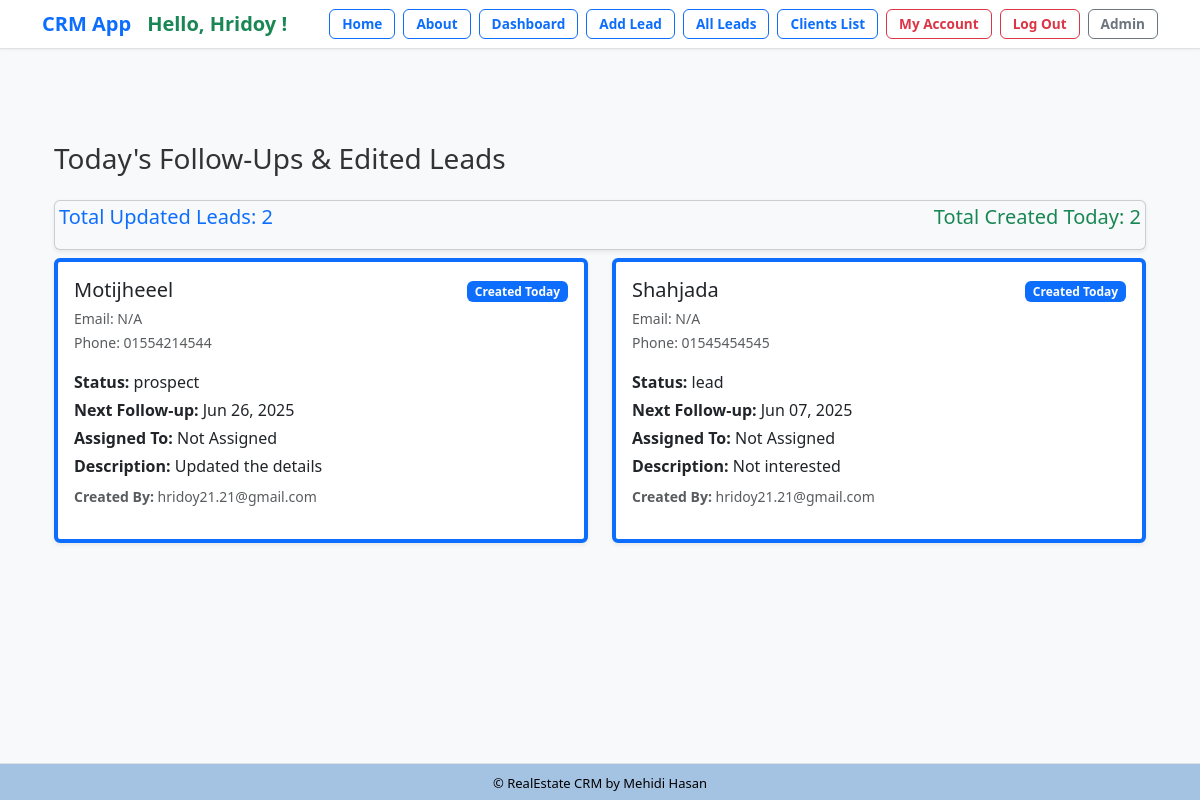
Screenshot of /followups/today/ (signed in) with the database file from the repository.
### lead/models.py (models this page shows, shortened)
class Lead(models.Model):
    LEAD_STAGE_CHOICES = (
        ('lead', 'Lead'),
        ('prospect', 'Prospect'),
        ('high_prospect', 'High Prospect'),
        ('sold_onboard', 'Sold/On-board'),
        ('hold', 'Hold'),
        ('lost', 'Lost'),
        ('junk', 'Junk'),
    )
    PROFESSION_CHOICES = (
        ('doctor', 'Doctor'),
        ('artist', 'Artist'),
        ('engineer', 'Engineer'),
        ('teacher', 'Teacher'),
        ('student', 'Student'),
        ('other', 'Other'),
    )
    PROJECT_CHOICES = (
        ('grand', 'Grand'),
        ('majestic', 'Majestic'),
        ('skyvilla', 'Skyvilla'),
        ('maxus', 'Maxus'),
        ('other', 'Other'),
    )
    PROPERTY_STATUS_CHOICES = (
        ('ready', 'Ready'),
        ('initial', 'Initial'),
        ('going', 'Going'),
    )
    PREFERRED_LOCATION_CHOICES = (
        ('banani', 'Banani'),
        ('gulshan', 'Gulshan'),
        ('badda', 'Badda'),
        ('dhanmondi', 'Dhanmondi'),
        ('other', 'Other'),
    )
    COMPANY_CHOICES = (
        ('rupayanhousing', 'Rupayan Housing'),
        ('rupayancityuttara', 'Rupayan City Uttara'),
        ('other', 'Other'),
    )
    INTERESTED_PROJECT_BUILDING_CHOICES = (
        ('grand-building-12', 'Grand Building 12'),
        ('majestic-building-5', 'Majestic Building 5'),
        ('skyvilla-building-3', 'Skyvilla Building 3'),
        ('maxus-building-8', 'Maxus Building 8'),
        ('other', 'Other'),
    )
    UNIT_SIZE_CHOICES = (
        ('2000-2500', '2000-2500 sqft'),
        ('200-300', '200-300 sqft'),
        ('300-400', '300-400 sqft'),
        ('2500-3000', '2500-3000 sqft'),
        ('3000-3500', '3000-3500 sqft'),
        ('3500-4000', '3500-4000 sqft'),
        ('4000+', '4000+ sqft'),
        ('other', 'Other'),
    )
    PREFERENCE_FLOOR = (
        ('1st', '1st Floor'),
        ('2nd', '2nd Floor'),
        ('3rd', '3rd Floor'),
        ('4th', '4th Floor'),
        ('5th', '5th Floor'),
        ('6th', '6th Floor'),
        ('7th', '7th Floor'),
        ('8th', '8th Floor'),
        ('9th', '9th Floor'),
        ('10th', '10th Floor'),
        ('11th', '11th Floor'),
        ('12th', '12th Floor'),
        ('13th', '13th Floor'),
        ('14th', '14th Floor'),
        ('15th', '15th Floor'),
    )
    FACING_CHOICES = (
        ('east', 'East'),
        ('west', 'West'),
        ('north', 'North'),
        ('south', 'South'),
        ('north-east', 'North-East'),
        ('north-west', 'North-West'),
        ('south-east', 'South-East'),
        ('south-west', 'South-West'),
        ('other', 'Other'),
    )
    VIEW_CHOICES = (
        ('road', 'Road'),
        ('park', 'Park'),
        ('lake', 'Lake'),
        ('city', 'City'),
        ('other', 'Other'),
    )
    BUDGET_CHOICES = (
        ('less-than-50-lakh', 'Less than 50 Lakh'),
        ('less-than-1-crore', 'Less than 1 Crore'),
        ('1-crore-to-2-crore', '1 Crore to 2 Crore'),
        ('2-crore-to-3-crore', '2 Crore to 3 Crore'),
        ('3-crore-to-4-crore', '3 Crore to 4 Crore'),
        ('4-crore-to-5-crore', '4 Crore to 5 Crore'),
        ('more-than-5-crore', 'More than 5 Crore'),
        ('other', 'Other'),
    )
    LEAD_SOURCE_CHOICES = (
        ('sgl', 'SGL'),
        ('walkin', 'Walk-in'),
        ('other', 'Other'),
    )
    SUB_SOURCE_CHOICES = (
        ('ownsource', 'Own Source'),
        ('referral', 'Referral'),
        ('doorto-door', 'Door to Door'),
        ('social-media', 'Social Media'),
        ('online-advertisement', 'Online Advertisement'),
        ('other', 'Other'),
    )
    TEAM_LEADER_CHOICES = (
        ('iktadul', 'Iktadul'),
        ('salman', 'Salman'),
        ('other', 'Other'),
    )
    FOLLOWUP_STATUS_CHOICES = (
        ('call', 'Call'),
        ('email', 'Email'),
        ('int Meeting', 'Int Meeting'),
        ('Ext Meeting', 'Ext Meeting'),
        ('project visit', 'Project Visit'),
        ('sold', 'Sold'),
        ('onboard', 'On-board'),
        ('junk', 'Junk'),
    )
    name = models.CharField("Name", max_length=50)
    team = models.ForeignKey(Team, on_delete=models.CASCADE, null=True, blank=True)
    phone = models.CharField(
    "Phone",
        max_length=11,
        unique=True,
        validators=[
            RegexValidator(
                regex=r'^\d{11}$',
                message='Phone number must contain only numbers.',
                code='invalid_phone'
            )
        ]
    )
    present_address = models.CharField("Present Address", max_length=20, choices=PREFERRED_LOCATION_CHOICES, blank=True, null=True)
    primaryemail = models.EmailField("Primary Email", blank=True, null=True)
    secondaryemail = models.EmailField("Secondary Email", blank=True, null=True)
    profession = models.CharField("Profession", max_length=20, choices=PROFESSION_CHOICES, blank=True, null=True)
    resident = models.CharField("Resident", max_length=100, blank=True, null=True)
    notes = models.TextField("Notes", blank=True, null=True)
    projecttype = models.CharField("Project Type", max_length=20, choices=PROJECT_CHOICES, blank=True, null=True)
    projectstatus = models.CharField("Project Status", max_length=20, choices=PROPERTY_STATUS_CHOICES, default='ready', blank=True, null=True)
    preferred_location = models.CharField("Preferred Location", max_length=20, choices=PREFERRED_LOCATION_CHOICES, blank=True, null=True)
    company = models.CharField("Company", max_length=20, choices=COMPANY_CHOICES, default="rupayancityuttara", null=True)
    interested_project_building = models.CharField("Interested Project Building", max_length=30, choices=INTERESTED_PROJECT_BUILDING_CHOICES, blank=True, null=True)
    unit_size = models.CharField("Unit Size", max_length=20, choices=UNIT_SIZE_CHOICES, blank=True, null=True)
    preference_floor = models.CharField("Preference Floor", max_length=20, choices=PREFERENCE_FLOOR, blank=True, null=True)
    facing = models.CharField("Facing", max_length=20, choices=FACING_CHOICES, blank=True, null=True)
    view = models.CharField("View", max_length=20, choices=VIEW_CHOICES, blank=True, null=True)
    budget = models.CharField("Budget", max_length=20, choices=BUDGET_CHOICES, blank=True, null=True)
    leadsource = models.CharField("Lead Source", max_length=20, choices=LEAD_SOURCE_CHOICES, default='sgl', blank=True, null=True)
    subsource = models.CharField("Sub Source", max_length=20, choices=SUB_SOURCE_CHOICES, default='ownsource',blank=True, null=True)
    teamleader = models.CharField("Team Leader", max_length=20, choices=TEAM_LEADER_CHOICES, default='iktadul',blank=True, null=True)
    description = models.TextField("Description", blank=True, null=True)
    converted_to_client = models.BooleanField("Converted to Client", default=False)
    created_by = models.ForeignKey(User, related_name='leads', on_delete=models.CASCADE)
    created_at = models.DateTimeField("Created At", auto_now_add=True)
    modified_at = models.DateTimeField("Modified At", auto_now=True)
    followup_by = models.CharField("Follow Up By", max_length=50, choices=FOLLOWUP_STATUS_CHOICES, blank=True, null=True)
    lead_status = models.CharField("Lead Status", max_length=20, choices=LEAD_STAGE_CHOICES, default="lead", null=True)
    next_followup_by = models.CharField(max_length=20, choices=FOLLOWUP_STATUS_CHOICES, blank=True, null=True)
    next_followup_date = models.DateField("Next Follow Up Date", blank=True, null=True)
    modified_at = models.DateTimeField(auto_now=True)
    unique_id = models.CharField(max_length=255, unique=True, blank=True, null=True)

### dashboard/views.py (the view)
# urls.py: path('followups/today/', views.followup_today, name='followup_today'),
@login_required
def followup_today(request):
    today = now().date()
    if request.user.is_superuser:
        followups = FollowUp.objects.filter(followup_date=today).select_related('lead')
        leads_edited_today = Lead.objects.filter(modified_at__date=today)
    else:
        followups = FollowUp.objects.filter(user=request.user, followup_date=today).select_related('lead')
        leads_edited_today = Lead.objects.filter(
            modified_at__date=today,
            created_by=request.user
        )
    leads_from_followup = {f.lead for f in followups}
    all_today_leads = leads_from_followup.union(set(leads_edited_today))
    leads_data = []
    for lead in all_today_leads:
        leads_data.append({
            'lead': lead,
            'is_followed': lead in leads_from_followup,
            'is_edited': lead.modified_at.date() == today,
        })
    today_created_count = sum(1 for item in leads_data if item['lead'].created_at.date() == today)
    context = {
        'leads_data': leads_data,
        'today': today,
        'today_created_count': today_created_count,
    }
    return render(request, 'dashboard/followup_today.html', context)

### dashboard/templates/dashboard/followup_today.html (shortened to what this page needs)
{% extends "crm/base.html" %}
{% block content %}
<div class="container mt-4">
  <h3 class="mb-4">Today's Follow-Ups & Edited Leads</h3>
  <div class="card shadow-sm rounded p-1 mb-2 bg-light">
    <div class="d-flex justify-content-between align-items-center mb-3">
  <h5 class="mb-0 text-primary">Total Updated Leads: {{ leads_data|length }}</h5>
  <h5 class="mb-0 text-success">Total Created Today: {{ today_created_count }}</h5>
</div>
  </div>
  {% if leads_data %}
    <div class="row g-4">
      {% for item in leads_data %}
        <div class="col-md-6">
          <div class="card shadow-sm rounded h-100 p-3 border-start border-4
                      {% if item.is_followed %}border-success{% elif item.is_edited %}border-primary{% else %}border-secondary{% endif %}">
            <div class="d-flex justify-content-between align-items-start mb-2">
              <div>
                <h5 class="text-dark mb-1">{{ item.lead.name }}</h5>
                <small class="text-muted">
                  Email: {{ item.lead.email|default:"N/A" }}<br>
                  Phone: {{ item.lead.phone|default:"N/A" }}
                </small>
              </div>
              <div class="text-end">
  {% if item.lead.created_at.date == today %}
    <span class="badge bg-primary">Created Today</span>
  {% endif %}
</div>
            </div>
            <div class="mt-2">
              <p class="mb-1"><strong>Status:</strong> {{ item.lead.lead_status|default:"N/A" }}</p>
              <p class="mb-1"><strong>Next Follow-up:</strong>
                {% if item.lead.next_followup_date %}
                  {{ item.lead.next_followup_date|date:"M d, Y" }}
                {% else %}
                  N/A
                {% endif %}
              </p>
              <p class="mb-1"><strong>Assigned To:</strong>
                {% if item.lead.assigned_to %}
                  {{ item.lead.assigned_to.get_full_name|default:item.lead.assigned_to.username }}
                {% else %}
                  Not Assigned
                {% endif %}
              </p>
              {% if item.lead.description %}
                <p class="mb-1"><strong>Description:</strong> {{ item.lead.description }}</p>
              {% endif %}
                <p class="text-muted small mt-2">
  <strong>Created By:</strong>
  {% if item.lead.created_by %}
    {{ item.lead.created_by.username }}
  {% else %}
    Unknown
  {% endif %}
</p>
            </div>
          </div>
        </div>
      {% endfor %}
    </div>
  {% else %}
    <div class="alert alert-info">No follow-ups or edits for today.</div>
  {% endif %}
</div>
{% endblock %}

### crm/templates/crm/base.html (shortened to what this page needs)
{% load static %}
<!DOCTYPE html>
<html lang="en">
<head>
  <link href="https://cdn.jsdelivr.net/npm/bootstrap@5.3.3/dist/css/bootstrap.min.css" rel="stylesheet">
  <link rel="stylesheet" type="text/css" href="{% static 'css/styles.css' %}">
</head>
<body>
  <nav class="navbar navbar-expand-lg navbar-light bg-white border-bottom py-1 fixed-top" >
    <div class="container">
<a class="navbar-brand fw-bold text-primary d-flex align-items-center" href="{% url 'index' %}">
  <span class="me-3">CRM App</span>
  {% if request.user.is_authenticated %}
    {% if user.first_name or user.last_name %}
      <span class="text-success fw-bold">
        Hello, {{ user.first_name }} {{ user.last_name }}!
      </span>
    {% else %}
      <span class="text-success fw-bold">Hello!</span>
    {% endif %}
  {% endif %}
</a>
      <div class="collapse navbar-collapse justify-content-end" id="navbarContent">
        <ul class="navbar-nav gap-2">
          <li class="nav-item">
            <a class="btn btn-outline-primary fw-bold  btn-sm" href="{% url 'index' %}">Home</a>
          </li>
          <li class="nav-item">
            <a class="btn btn-outline-primary fw-bold btn-sm" href="{% url 'about' %}">About</a>
          </li>
          {% if request.user.is_authenticated %}
            <li class="nav-item">
              <a class="btn btn-outline-primary fw-bold btn-sm" href="{% url 'dashboard' %}">Dashboard</a>
            </li>
            <li class="nav-item">
              <a class="btn btn-outline-primary fw-bold btn-sm" href="{% url 'lead:addlead' %}">Add Lead</a>
            </li>
            <li class="nav-item">
              <a class="btn btn-outline-primary fw-bold btn-sm" href="{% url 'lead:leads_list' %}">All Leads</a>
            </li>
            <li class="nav-item">
              <a class="btn btn-outline-primary fw-bold btn-sm" href="{% url 'client_list' %}">Clients List</a>
            </li>
            <li class="nav-item">
              <a class="btn btn-outline-danger fw-bold btn-sm" href="{% url 'myaccount' %}">My Account</a>
            </li>
            <li>
              <a href="{% url 'logout' %}" class="btn btn-outline-danger fw-bold btn-sm">
            Log Out
          </a>
            </li>
            <li class="nav-item">
              <a class="btn btn-outline-secondary fw-bold btn-sm" href="{% url 'admin:index' %}">Admin</a>
            </li>
          {% endif %}
        </ul>
      </div>
    </div>
  </nav>
  <div class="container mt-5 position-relative overflow-hidden" style="min-height: 60vh; z-index: 0;">
    {% block content %}{% endblock %}
  </div>
<footer class="text-center fixed-bottom" style="background-color: #a4c3e2; padding: 6px 0; border-top: 1px solid #dee2e6;">
  <div class="container">
    <span style="color: #000; font-size: 13px;">&copy; {{ now|date:"Y" }} RealEstate CRM by Mehidi Hasan</span>
  </div>
</footer>
</body>
</html>

### crm/static/css/styles.css (style rules this page uses)
body { font-family: "Segoe UI", Roboto, sans-serif; background-color: #f8f9fa; }
.navbar { box-shadow: 0 1px 3px rgba(0, 0, 0, 0.05); }
.navbar .btn { padding: 4px 12px; font-size: 0.85rem; border-radius: 0.375rem; }
.container h1, .container h3 { color: #333; }

### crm/templates/crm/base.html (style rules this page uses)
body { padding-top: 70px; padding-bottom: 60px; }

### rows the page displays
Lead: lead.name "Motijheeel", lead.email "N/A", lead.phone "01554214544", shows "Created Today", lead.lead_status "prospect", lead.next_followup_date "Jun 26, 2025", lead.description "Updated the details", lead.created_by.username "hridoy21.21@gmail.com"
Lead: lead.name "Shahjada", lead.email "N/A", lead.phone "01545454545", shows "Created Today", lead.lead_status "lead", lead.next_followup_date "Jun 07, 2025", lead.description "Not interested", lead.created_by.username "hridoy21.21@gmail.com"

### other values shown
{{ user.first_name }} "Hridoy"
{{ leads_data|length }} "2"
{{ today_created_count }} "2"
